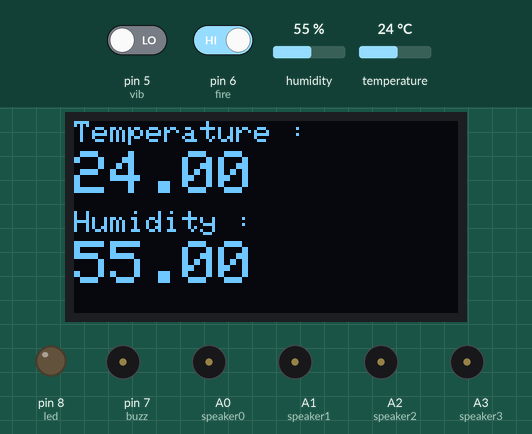
The sketch below on a simulated Arduino Uno, built with avr-gcc and run on an emulated ATmega328P. Parts: 128×64 one-colour display, output pins drawn as LEDs (lit = HIGH), buzzer (waves = sounding, pin HIGH). The inputs (shaded band) are chosen by the test bench; at power-on: humidity 55 %, pin 5 (vib) LOW, pin 6 (fire) HIGH, temperature 24 °C.

Above: at 3.2 s.
3.3 s: humidity set to 78 %
At 7.1 s:
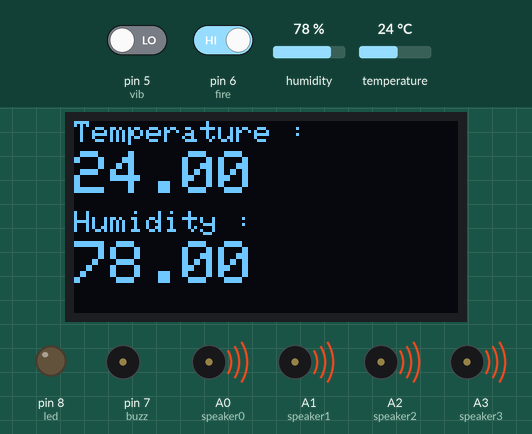
8.2 s: humidity set to 81 %
At 14.8 s:
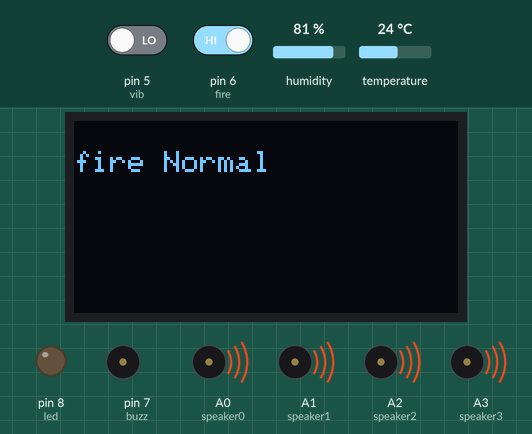
18.8 s: pin 5 (vib) driven HIGH
At 24.5 s:
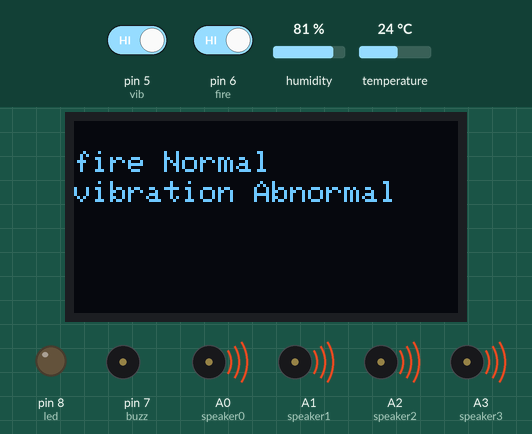
29.4 s: pin 6 (fire) driven LOW
At 33.8 s:
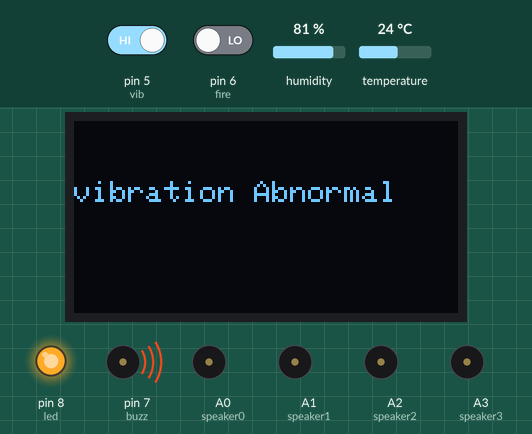
38.7 s: pin 5 (vib) driven LOW
At 43.6 s:
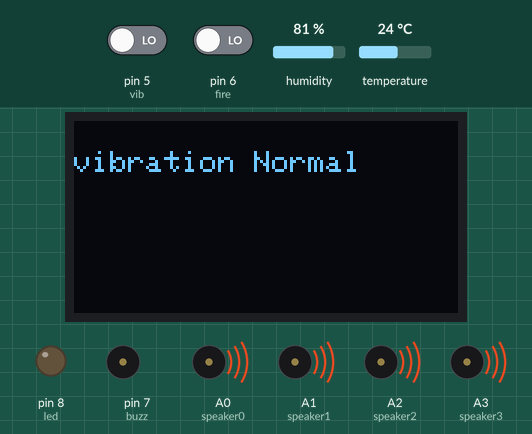
49.3 s: temperature set to 12 °C
At 50.5 s:
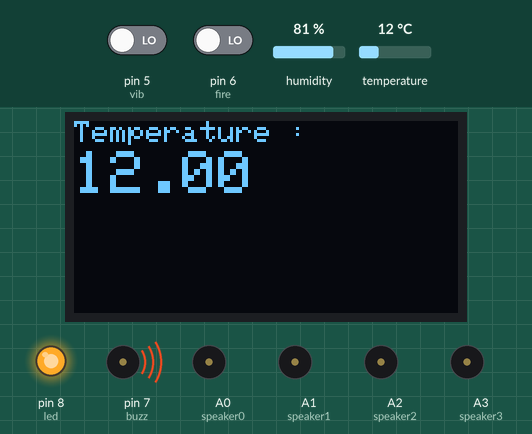
Timing chart, 0 to 55.2 s (numbered marks = the images above; inputs shaded):
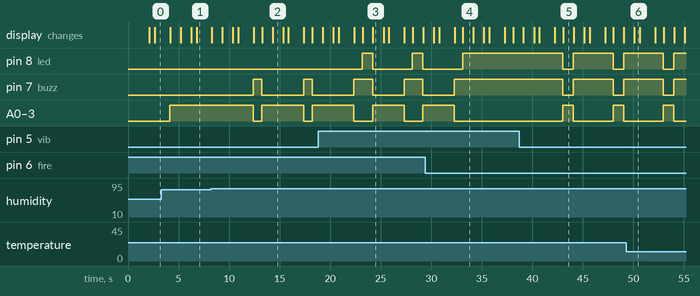

Measured:
- the behaviour switches between 79 and 80 % on humidity (found by bisection; images 1 and 2)
- after the input at 8.2 s, pin 7 (buzz): alternates HIGH for 0.83 s and LOW for 4.1 s, starting after 4.2 s; A0 (speaker0), A1 (speaker1), A2 (speaker2), A3 (speaker3): alternates HIGH for 4.1 s and LOW for 0.83 s, starting after 4.2 s
- after the input at 18.8 s, pin 8 (led): alternates HIGH for 1.0 s and LOW for 3.9 s, starting after 4.4 s; the display: first differs from a run without the input after 4.4 s (image 3 shows a later state)
- after the input at 29.4 s, pin 8 (led): goes on until 33.1 s, then stays HIGH; pin 7 (buzz): goes on until 32.3 s, then stays HIGH; A0 (speaker0), A1 (speaker1), A2 (speaker2), A3 (speaker3): goes on until 32.3 s, then stays LOW
- after the input at 38.7 s, pin 8 (led), pin 7 (buzz): alternates HIGH for 3.9 s and LOW for 1.0 s, starting after 4.3 s; A0 (speaker0), A1 (speaker1), A2 (speaker2), A3 (speaker3): alternates HIGH for 1.0 s and LOW for 3.9 s, starting after 4.3 s; the display: first differs from a run without the input after 4.4 s (image 5)
- what the display in image 2 shows lasts 1.0 s, from 14.3 s to 15.3 s
- what the display in image 4 shows lasts 1.1 s, from 33.1 s to 34.2 s

The sketch:

IEDR_Code.ino
```cpp
#include <Wire.h>
#include <Adafruit_GFX.h>
#include <Adafruit_SSD1306.h>
#include "DHT.h"
#define SCREEN_WIDTH 128 // OLED display width, in pixels
#define SCREEN_HEIGHT 64 // OLED display height, in pixels
Adafruit_SSD1306 display(SCREEN_WIDTH, SCREEN_HEIGHT, &Wire, -1);
//SoftwareSerial = Serial2(8, 9);
#define DHTPIN 2
#define DHTTYPE DHT11
DHT dht(DHTPIN, DHTTYPE);
#define vib 5
#define fire 6
#define speaker0 A0
#define speaker1 A1
#define speaker2 A2
#define speaker3 A3
#define led 8
#define buzz 7
const int vib_State = 0;
const int fire_State = 0;
void setup(){
  // put your setup code here, to run once:
 Serial.begin(9600);
 dht.begin();
 // SSD1306_SWITCHCAPVCC = generate display voltage from 3.3V internally
  if(!display.begin(SSD1306_SWITCHCAPVCC, 0x3C)) {
    //Serial.println(F("SSD1306 allocation failed"));
    while (true)
    ; // Don't proceed, loop forever
  }
  pinMode(vib,INPUT);
  pinMode(fire, INPUT);
  pinMode(speaker0, OUTPUT);
  pinMode(speaker1, OUTPUT);
  pinMode(speaker2, OUTPUT);
  pinMode(speaker3, OUTPUT);
  pinMode(led,OUTPUT);
  pinMode(buzz,OUTPUT);
  // wait for initializing
  display.clearDisplay();
  display.setTextSize(1);
  display.setTextColor(WHITE);
  display.setCursor(0, 0);
  display.println("INTELLIGENT EVENT DATA RECORDER FOR VEHICLES");
  display.display();
  delay(2000);

}
 void loop() {
  // put your main code here, to run repeatedly:
 float h = dht.readHumidity();
 float t = dht.readTemperature();
 float f = dht.readTemperature(true);

  float hif = dht.computeHeatIndex(f, h);
  float hic = dht.computeHeatIndex(t, h, false);

 display.clearDisplay();
 display.setTextSize(1);
 display.setTextColor(WHITE);
 display.setCursor(0,0);
 display.print("Temperature :");
 display.setTextSize(2);          // text size
 display.setTextColor(WHITE);     // text color
  display.setCursor(0, 10);
  display.print(t);
  display.display();
  delay(500);
  if (t >= 45) {
    digitalWrite(buzz, HIGH);
    digitalWrite(speaker0,LOW);
    digitalWrite(speaker1,LOW);
    digitalWrite(speaker2,LOW);
    digitalWrite(speaker3,LOW);
    display.clearDisplay();       // clear display
    display.setTextSize(1);       // text size
    display.setTextColor(WHITE);  // text color
    display.setCursor(0, 0);      // position to display
    display.print("Temperature Abnormal!!!!");
    display.display();
    delay(800);
    digitalWrite(buzz, LOW);
   }

  display.setTextSize(1);       // text size
  display.setTextColor(WHITE);  // text color
  display.setCursor(0, 30);     // position to display
  display.print("Humidity :");  // text to display
  display.setTextSize(2);       // text size
  display.setTextColor(WHITE);  // text color
  display.setCursor(0, 40);
  display.print(h);
  display.display();
  delay(1500);
  if (h >= 80) {
    digitalWrite(buzz, HIGH);
    digitalWrite(speaker0,LOW);
    digitalWrite(speaker1,LOW);
    digitalWrite(speaker2,LOW);
    digitalWrite(speaker3,LOW);
    display.clearDisplay();       // clear display
    display.setTextSize(1);       // text size
    display.setTextColor(WHITE);  // text color
    display.setCursor(0, 0);      // position to display
    display.print("Humidity is Abnormal!!!");
    display.display();
    delay(800);
    digitalWrite(buzz, LOW);
    display.clearDisplay();
}
  display.clearDisplay();
  int vib_State = digitalRead(vib);
  if (vib_State == HIGH)
  {
    digitalWrite(buzz,HIGH);
    digitalWrite(speaker0,LOW);
    digitalWrite(speaker1,LOW);
    digitalWrite(speaker2,LOW);
    digitalWrite(speaker3,LOW);
    digitalWrite(led,HIGH);
    display.clearDisplay();
    display.setCursor(0, 20);
    display.setTextColor(WHITE);
    display.setTextSize(1);
    display.println("vibration Abnormal");
    display.display();
    delay(1000);
    }
  else
  {
    digitalWrite(buzz,LOW);
    digitalWrite(speaker0,HIGH);
    digitalWrite(speaker1,HIGH);
    digitalWrite(speaker2,HIGH);
    digitalWrite(speaker3,HIGH);
    digitalWrite(led,LOW);
    display.setCursor(0, 10);
    display.setTextColor(WHITE);
    display.setTextSize(1);
    display.println("vibration Normal");
    display.display();
    delay(1000);
    display.clearDisplay();
   }

  int fire_State = digitalRead(fire);

  if (fire_State == LOW)
  {
    digitalWrite(buzz,HIGH);
    digitalWrite(speaker0,LOW);
    digitalWrite(speaker1,LOW);
   digitalWrite(speaker2,LOW);
    digitalWrite(speaker3,LOW);
    digitalWrite(led,HIGH);
    display.setCursor(0, 20);
    display.setTextColor(WHITE);
    display.setTextSize(1);
    display.println("fire Abnormal");
    display.display();
    delay(1000);
    }
  else
  {
    digitalWrite(buzz,LOW);
    digitalWrite(speaker0,HIGH);
    digitalWrite(speaker1,HIGH);
    digitalWrite(speaker2,HIGH);
    digitalWrite(speaker3,HIGH);
    digitalWrite(led,LOW);
    display.setCursor(0, 10);
    display.setTextColor(WHITE);
    display.setTextSize(1);
    display.println("fire Normal");
    display.display();
    delay(1000);
   }
}
```
